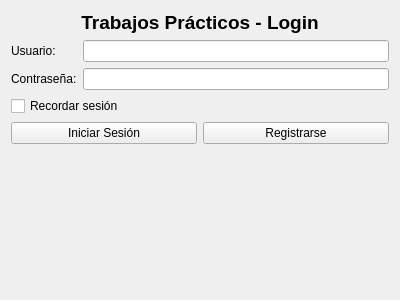
<?xml version="1.0" encoding="UTF-8"?>
<ui version="4.0">
 <class>login</class>
 <widget class="QWidget" name="login">
  <property name="geometry">
   <rect>
    <x>0</x>
    <y>0</y>
    <width>400</width>
    <height>300</height>
   </rect>
  </property>
  <property name="windowTitle">
   <string>Login</string>
  </property>
  <layout class="QVBoxLayout" name="verticalLayout">
   <item>
    <widget class="QLabel" name="labelTitle">
     <property name="text">
      <string>Trabajos Prácticos - Login</string>
     </property>
     <property name="alignment">
      <set>Qt::AlignCenter</set>
     </property>
     <property name="font">
      <font>
       <pointsize>14</pointsize>
       <bold>true</bold>
      </font>
     </property>
    </widget>
   </item>
   <item>
    <layout class="QFormLayout" name="formLayout">
     <item row="0" column="0">
      <widget class="QLabel" name="labelUsername">
       <property name="text">
        <string>Usuario:</string>
       </property>
      </widget>
     </item>
     <item row="0" column="1">
      <widget class="QLineEdit" name="lineEditUsername"/>
     </item>
     <item row="1" column="0">
      <widget class="QLabel" name="labelPassword">
       <property name="text">
        <string>Contraseña:</string>
       </property>
      </widget>
     </item>
     <item row="1" column="1">
      <widget class="QLineEdit" name="lineEditPassword">
       <property name="echoMode">
        <enum>QLineEdit::Password</enum>
       </property>
      </widget>
     </item>
    </layout>
   </item>
   <item>
    <widget class="QCheckBox" name="checkBoxRemember">
     <property name="text">
      <string>Recordar sesión</string>
     </property>
    </widget>
   </item>
   <item>
    <layout class="QHBoxLayout" name="horizontalLayoutButtons">
     <item>
      <widget class="QPushButton" name="pushButtonLogin">
       <property name="text">
        <string>Iniciar Sesión</string>
       </property>
      </widget>
     </item>
     <item>
      <widget class="QPushButton" name="pushButtonRegister">
       <property name="text">
        <string>Registrarse</string>
       </property>
      </widget>
     </item>
    </layout>
   </item>
   <item>
    <widget class="QLabel" name="labelError">
     <property name="text">
      <string/>
     </property>
     <property name="styleSheet">
      <string>color: red;</string>
     </property>
    </widget>
   </item>
   <item>
    <spacer name="verticalSpacer">
     <property name="orientation">
      <enum>Qt::Vertical</enum>
     </property>
     <property name="sizeHint" stdset="0">
      <size>
       <width>20</width>
       <height>40</height>
      </size>
     </property>
    </spacer>
   </item>
  </layout>
 </widget>
 <resources/>
 <connections/>
</ui>
